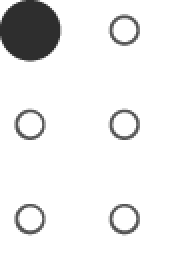
#> input picture img/alphabet/a.png, 89 x 133 px (shown 2 times larger)
$ python -i check_dots.py   (imports and definitions only)
#> lines starting #> are read from the running program, lines starting #| are printed output that depends on the picture; after the words box and inside, x2 and y2 are one past the last pixel; in counts of white or black regions, pixels touching at a corner belong together
#> further down, picture is the input picture: shape (133, 89, 3); min 46, max 255, mean 236.7
import sys
sys.path.insert(0, '..')

import numpy as np
import cv2          # Version 4.2.0
from params import *
import json

import os
path = os.getcwd()
parent_dir = os.path.abspath(os.path.join(path, os.pardir))


SHOW_VIDEO = True


# [16 lines left out: functions get_bounds, get_symbols, get_current_symbols, not called in this run]


def get_contours(img, show_peg_contours=SHOW_PEG_CONTOURS):
    # Our operations on the frame come here
#> called with show_peg_contours = True
    img_gray = cv2.cvtColor(img, cv2.COLOR_BGR2GRAY)
    _, thresh = cv2.threshold(img_gray, 240, 255, 0) # (grayscale_image, threshold_value, maxVal, minVal)
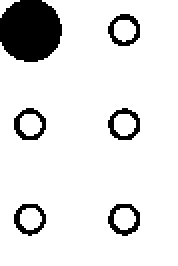
#> thresh: shape (133, 89) (shown 2 times larger); 89% white; 6 black regions

    # Get contours
    contours, _ = cv2.findContours(thresh, cv2.RETR_TREE, cv2.CHAIN_APPROX_SIMPLE)
#> contours = 12 contours; largest, box (x1, y1, x2, y2) and area: (0, 0, 89, 133) 10794, (53, 101, 71, 119) 224, (53, 6, 71, 24) 224, (6, 53, 24, 71) 224, (53, 53, 71, 71) 224

    # make sure contours exist
    if contours is []:
        return img

    # filter/identify pegs that have been pushed up
    peg_pushed = []
    for i in range(0, len(contours)):
        area = cv2.contourArea(contours[i])
        if area >= PEG_THRESHOLD:
            peg_pushed.append(contours[i])
#> this loop made 12 passes
#> area on passes 1 to 12: 10794, 224.5, 79.5, 220, 79.5, 223.5, 82.5, 224, 81.5, 224.5, 80.5, 23
#> after the loop, peg_pushed = 6 contours; box (x1, y1, x2, y2) and area: (0, 0, 89, 133) 10794, (53, 101, 71, 119) 224, (53, 6, 71, 24) 224, (6, 53, 24, 71) 224, (53, 53, 71, 71) 224, (6, 101, 24, 119) 220

    # debugging:
    if show_peg_contours:
        cv2.drawContours(img, peg_pushed, -1, RED, 3)
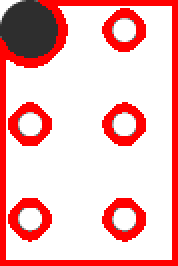
#> img: shape (133, 89, 3) (shown 2 times larger); mean B, G, R 186.8, 186.8, 242.5

    return img, thresh, peg_pushed


# [56 lines left out: functions get_center, read_cells, match_symbols, not called in this run]


def is_matched(match_results):
    matched = all(result[-1] for result in match_results)
    return matched


# [38 lines left out: function get_video, not called in this run]


# [2 lines not run here, left out]

>>> import cv2
>>> picture = cv2.imread('../../img/alphabet/a.png')
>>> result = get_contours(picture)

$ run again, on img/alphabet/d.png
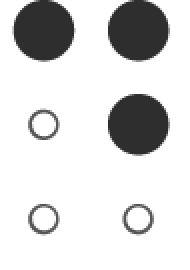
#> input picture img/alphabet/d.png, 95 x 135 px (shown 2 times larger)
#> picture is the input picture: shape (135, 95, 3); min 46, max 255, mean 216.1
#> in get_contours, `_, thresh = cv2.threshold(img_gray, 240, 255, 0)`:
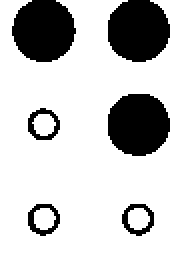
#> thresh: shape (135, 95) (shown 2 times larger); 79.3% white; 6 black regions
#> contours = 8 contours; box (x1, y1, x2, y2) and area: (0, 0, 95, 135) 10974, (53, 46, 86, 79) 822, (13, 101, 31, 119) 226, (13, 53, 31, 71) 226, (60, 101, 78, 119) 224, (16, 57, 28, 68) 82, (64, 104, 75, 115) 81, (17, 104, 28, 115) 80
#> the loop in get_contours, `for i in range(0, len(contours)):` made 8 passes
#> area on passes 1 to 8: 10973.5, 224.5, 81, 225.5, 80, 225.5, 82, 821.5
#> after the loop in get_contours, `for i in range(0, len(contours)):`: peg_pushed = 5 contours; box (x1, y1, x2, y2) and area: (0, 0, 95, 135) 10974, (53, 46, 86, 79) 822, (13, 101, 31, 119) 226, (13, 53, 31, 71) 226, (60, 101, 78, 119) 224
#> in get_contours, `cv2.drawContours(img, peg_pushed, -1, RED, 3)`:
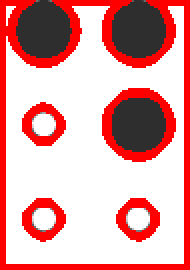
#> img: shape (135, 95, 3) (shown 2 times larger); mean B, G, R 161.5, 161.5, 224.2
